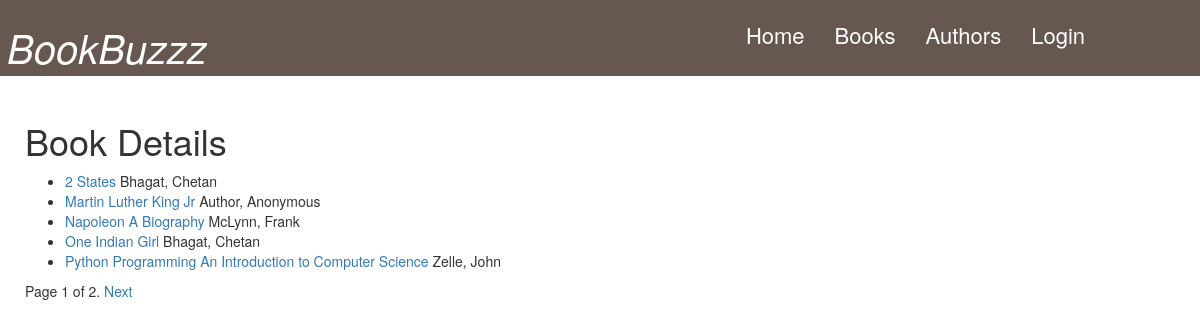
Screenshot of /list/book/ with the database file from the repository.
### list/models.py (models this page shows, shortened)
class Book(models.Model):
    title = models.CharField(max_length=200)
    author = models.ForeignKey('Author', on_delete=models.SET_NULL, null=True)
    summary = models.TextField(max_length=1000, help_text="Enter a brief description of the book")
    isbn = models.CharField('ISBN',max_length=13)
    genre = models.ManyToManyField(Genre, help_text="Select a genre for this book")
    def get_absolute_url(self):
        return reverse('book-detail', args=[str(self.id)])
    class Meta:
        ordering = ["title"]

class Author(models.Model):
    first_name = models.CharField(max_length=100)
    last_name = models.CharField(max_length=100)
    date_of_birth = models.DateField(null=True, blank=True)
    date_of_death = models.DateField('Died', null=True, blank=True)
    def __str__(self):
        return '%s, %s' % (self.last_name, self.first_name)
    class Meta:
        ordering = ["last_name"]

### list/views.py (the view)
class BookList(generic.ListView):
    model=Book
    paginate_by=5

### list/templates/list/book_list.html
{% extends "base.html" %}
{% block content %}
<h1>Book Details</h1>
{% if book_list %}
<ul>
    {% for book in book_list %}
    <li><a href="{{ book.get_absolute_url }}">{{ book.title }}</a> {{ book.author }} </li>
    {% endfor %}
</ul>
{% else %}
	<p>There are no books in the library.</p>
{% endif %}
{% endblock %}

### list/static/list/gt.css (style rules this page uses)
body { top: 0px !important; }

### rows the page displays
Book: title "2 States", author "Bhagat, Chetan"
Book: title "Martin Luther King Jr", author "Author, Anonymous"
Book: title "Napoleon A Biography", author "McLynn, Frank"
Book: title "One Indian Girl", author "Bhagat, Chetan"
Book: title "Python Programming An Introduction to Computer Science", author "Zelle, John"

### other values shown
{{ page_obj.number }} "1"
{{ page_obj.paginator.num_pages }} "2"
